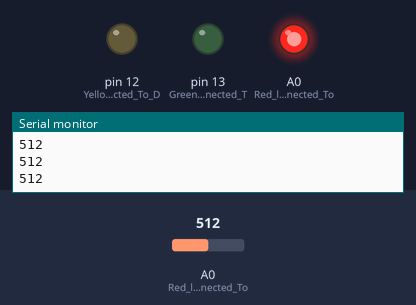
A sketch run on a simulated Arduino Uno, built with avr-gcc and run on an emulated ATmega328P. Shown: output pins drawn as LEDs (lit = HIGH), the last lines printed to the serial monitor. The test bench sets the inputs (shaded band); at power-on: A0 (Red_led_Pin_Connected_To) = 512.

Above: at 1.2 s.
1.3 s: A0 (Red_led_Pin_Connected_To) set to 529
2.8 s: A0 (Red_led_Pin_Connected_To) set to 555
At 3.4 s:
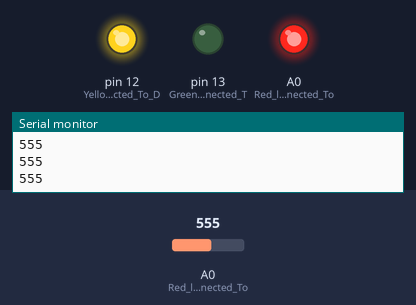
4.4 s: A0 (Red_led_Pin_Connected_To) set to 572
5.9 s: A0 (Red_led_Pin_Connected_To) set to 598
At 7.2 s:
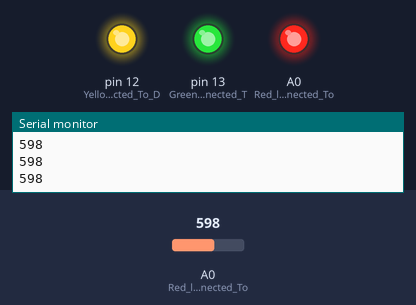
7.5 s: A0 (Red_led_Pin_Connected_To) set to 390
At 8.7 s:
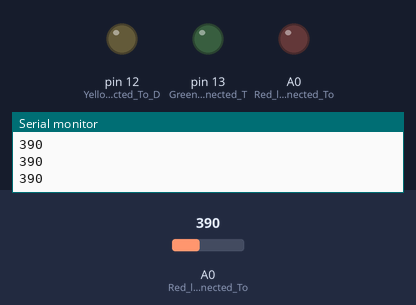
9.1 s: A0 (Red_led_Pin_Connected_To) set to 414
At 10.1 s:
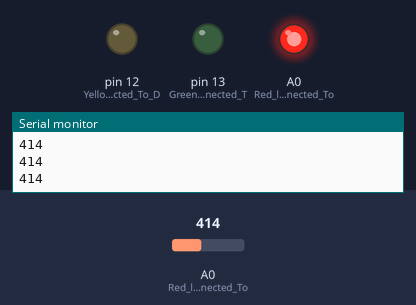
Timing chart, 0 to 11.7 s (numbered marks = the images above; inputs shaded):
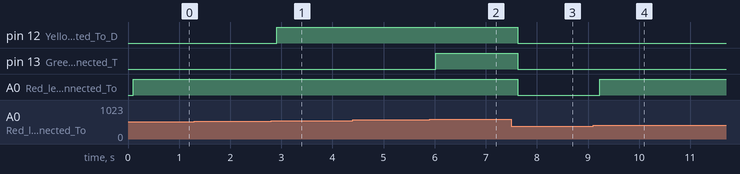

Measured:
- the behaviour switches between 540 and 541 on A0 (Red_led_Pin_Connected_To) (found by bisection; images 0 and 1)
- the behaviour switches between 580 and 581 on A0 (Red_led_Pin_Connected_To) (found by bisection; images 1 and 2)
- the behaviour switches between 400 and 401 on A0 (Red_led_Pin_Connected_To) (found by bisection; images 3 and 4)
- after the input at 2.8 s, pin 12 (Yellow_Led_Connected_To_D): LOW → HIGH after 0.11 s
- after the input at 5.9 s, pin 13 (Green_Led_Pin_Connected_T): LOW → HIGH after 0.12 s
- after the input at 7.5 s, pin 12 (Yellow_Led_Connected_To_D), pin 13 (Green_Led_Pin_Connected_T), A0 (Red_led_Pin_Connected_To): HIGH → LOW after 0.12 s
- after the input at 9.1 s, A0 (Red_led_Pin_Connected_To): LOW → HIGH after 0.13 s

The sketch:

wa.ino
```cpp
// TECHATRONIC.COM
 int val = 0 ;
 void setup()
 {
   Serial.begin(9600); // sensor buart rate
   pinMode(14,HIGH);  // Red led Pin Connected To D5 Pin
   pinMode(13,HIGH);  // Green Led Pin Connected To D7 Pin
   pinMode(12,HIGH);  // Yellow Led Connected To D6 Pin
 }
 void loop()
 {
  int s1=analogRead(A0); // Water Level Sensor output pin connected A0
  Serial.println(s1);  // See the Value In Serial Monitor
  delay(100);      // for timer
  if(s1> 400 )
   {
    digitalWrite(14,HIGH);   // Red led ON
   }
  else
   {
   digitalWrite(14,LOW);    // Red led OFF
   }
  if(s1>540 )
   {
   digitalWrite(12,HIGH);   // Green led ON
   }
   else
   {
   digitalWrite(12,LOW);   // Green led OFF
   }
   if(s1>580 )
   {
   digitalWrite(13,HIGH);  // Yellow led ON
   }
   else
   {
   digitalWrite(13,LOW);  // Yellow led OFF
   }
  }
```
